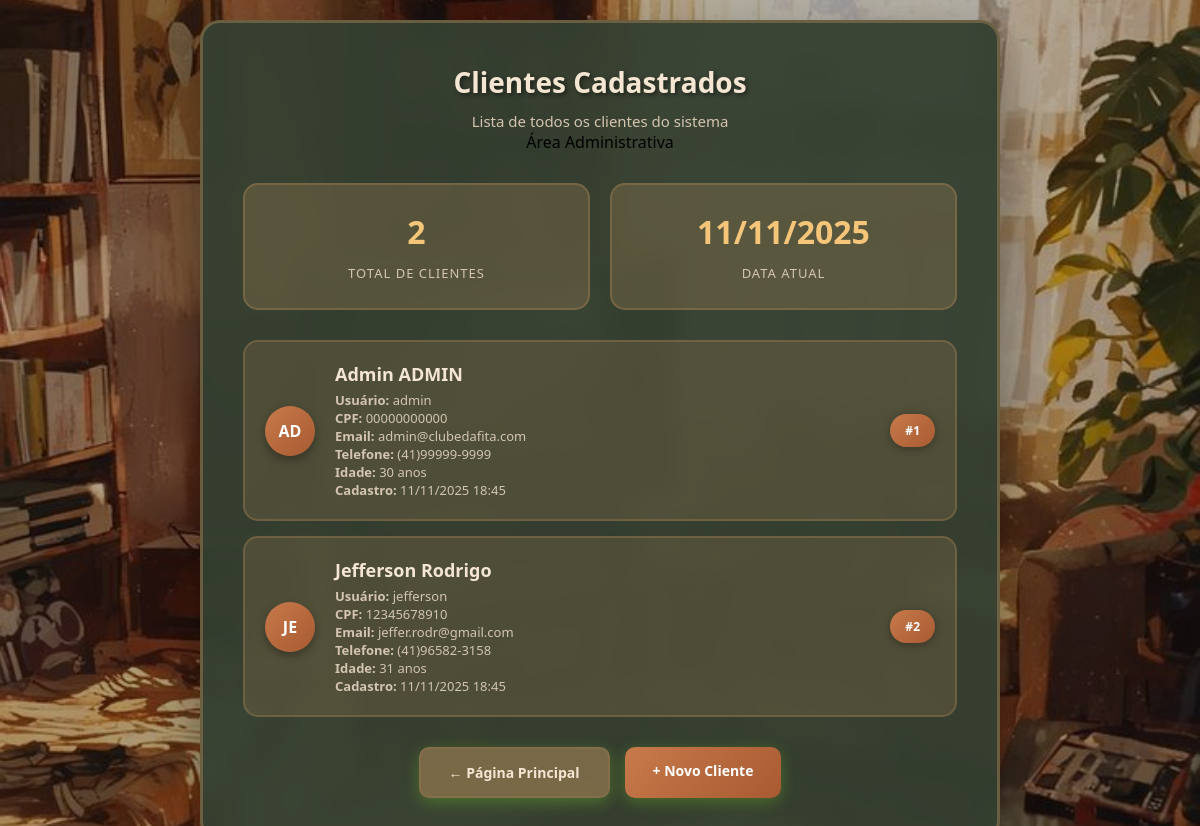
/pages/index.php?page=usuarios (signed in), run on the app's committed database.
### tables this page shows
CREATE TABLE IF NOT EXISTS cliente (
    id_cliente INT NOT NULL AUTO_INCREMENT,
    nome_cliente VARCHAR(50) NOT NULL,
    cpf_cliente CHAR(20) NOT NULL,
    idade_cliente TINYINT NOT NULL,
    telefone_cliente CHAR(20) NOT NULL,
    email_cliente VARCHAR(50) NOT NULL,
    username VARCHAR(50) NOT NULL,
    password VARCHAR(255) NOT NULL,
    is_admin BOOLEAN DEFAULT FALSE,
    data_cadastro TIMESTAMP DEFAULT CURRENT_TIMESTAMP,
    PRIMARY KEY (id_cliente),
    UNIQUE KEY cpf_cliente (cpf_cliente),
    UNIQUE KEY username (username)
 );

### pages/index.php (the view, shortened to what this page needs)
<?php
$page = $_GET['page'] ?? 'home';
$conn = include '../config/config.php';
$acesso_negado = false;
?>
<!DOCTYPE html>
<html lang="pt-br">
<head>
    <link rel="stylesheet" href="../css/index.css">
</head>
<body class="<?php echo $page; ?>">
    <?php if ($page === 'home'): ?>
        <div class="home-container">
            <h1>Clube da Fita</h1>
            <?php if (isset($_SESSION['usuario_logado'])): ?>
                <div class="usuario-info-box">
                    <p>Bem-vindo, <strong><?php echo htmlspecialchars($_SESSION['nome_cliente'] ?? $_SESSION['usuario_logado']); ?></strong>!</p>
                    <?php if ($_SESSION['is_admin']): ?>
                        <span class="badge-admin">ADMINISTRADOR</span>
                    <?php endif; ?>
                </div>
            <?php else: ?>
                <p>Bem-vindo! Escolha uma opção:</p>
            <?php endif; ?>
            <div class="buttons-container">
                <?php if (isset($_SESSION['usuario_logado'])): ?>
                    <a href="home.php" class="btn-link btn-destaque">
                        <span class="btn-icon">🎬</span>
                        Ir para Página Inicial
                    </a>
                <?php endif; ?>
                <?php if (!isset($_SESSION['usuario_logado'])): ?>
                    <a href="../pages/index.php?page=cadastro" class="btn-link">Fazer Cadastro</a>
                    <a href="../pages/index.php?page=login" class="btn-link">Fazer Login</a>
                <?php else: ?>
                    <?php if ($_SESSION['is_admin']): ?>
                        <a href="../pages/index.php?page=usuarios" class="btn-link">Ver Clientes</a>
                    <?php endif; ?>
                    <form method="POST" action="../pages/index.php?page=logout" style="width: 100%;">
                        <button type="submit" class="btn-link" style="width: 100%; border: none; cursor: pointer;">Sair</button>
                    </form>
                <?php endif; ?>
            </div>
            <div class="info-box">
                <p>Nós somos o clube da fita.</p>
                <p>Aqui você acha o filme que precisa e muito mais.</p>
            </div>
        </div>
    <?php elseif ($page === 'usuarios'): ?>
    <?php if ($acesso_negado): ?>
            <div class="home-container">
                <h1>Acesso Negado</h1>
                <div class="acesso-negado-box">
                    <p>🚫</p>
                    <p>Você não tem permissão para acessar esta página.</p>
                    <p>Apenas administradores podem visualizar a lista de clientes.</p>
                </div>
                <div class="buttons-container">
                    <a href="../pages/index.php" class="btn-link">← Voltar ao Início</a>
                    <?php if (!isset($_SESSION['usuario_logado'])): ?>
                        <a href="../pages/index.php?page=login" class="btn-link">Fazer Login</a>
                    <?php endif; ?>
                </div>
            </div>
        <?php else: ?>
            <div class="usuarios-container">
                <div class="usuarios-header">
                    <h1>Clientes Cadastrados</h1>
                    <p>Lista de todos os clientes do sistema</p>
                    <span class="badge-admin-header">Área Administrativa</span>
                </div>
                <?php
                $clientes_query = "SELECT * FROM cliente ORDER BY data_cadastro DESC";
                $clientes_result = $conn->query($clientes_query);
                if ($clientes_result->num_rows == 0): ?>
                    <div class="usuarios-vazio">
                        <p>Nenhum cliente cadastrado ainda.</p>
                        <a href="../pages/index.php?page=cadastro" class="btn-link">Fazer primeiro cadastro</a>
                    </div>
                <?php else: ?>
                    <div class="usuarios-stats">
                        <div class="stat-card">
                            <span class="stat-number"><?php echo $clientes_result->num_rows; ?></span>
                            <span class="stat-label">Total de Clientes</span>
                        </div>
                        <div class="stat-card">
                            <span class="stat-number"><?php echo date('d/m/Y'); ?></span>
                            <span class="stat-label">Data Atual</span>
                        </div>
                    </div>
                    <div class="usuarios-lista">
                        <?php
                        $index = 0;
                        while ($cliente = $clientes_result->fetch_assoc()):
                            $index++;
                        ?>
                            <div class="usuario-card cliente-card">
                                <div class="usuario-avatar">
                                    <?php echo strtoupper(substr($cliente['nome_cliente'], 0, 2)); ?>
                                </div>
                                <div class="usuario-info">
                                    <h3>
                                        <?php echo htmlspecialchars($cliente['nome_cliente']); ?>
                                        <?php if ($cliente['is_admin']): ?>
                                            <span class="badge-mini-admin">ADMIN</span>
                                        <?php endif; ?>
                                    </h3>
                                    <p><strong>Usuário:</strong> <?php echo htmlspecialchars($cliente['username']); ?></p>
                                    <p><strong>CPF:</strong> <?php echo htmlspecialchars($cliente['cpf_cliente']); ?></p>
                                    <p><strong>Email:</strong> <?php echo htmlspecialchars($cliente['email_cliente']); ?></p>
                                    <p><strong>Telefone:</strong> <?php echo htmlspecialchars($cliente['telefone_cliente']); ?></p>
                                    <p><strong>Idade:</strong> <?php echo $cliente['idade_cliente']; ?> anos</p>
                                    <?php if ($cliente['data_cadastro']): ?>
                                        <p><strong>Cadastro:</strong> <?php echo date('d/m/Y H:i', strtotime($cliente['data_cadastro'])); ?></p>
                                    <?php endif; ?>
                                </div>
                                <div class="usuario-badge">
                                    #<?php echo $index; ?>
                                </div>
                            </div>
                        <?php endwhile; ?>
                    </div>
                <?php endif; ?>
                <div class="usuarios-actions">
                    <a href="../pages/index.php" class="btn-voltar">← Página Principal</a>
                    <a href="../pages/index.php?page=cadastro" class="btn-cadastro-link">+ Novo Cliente</a>
                </div>
            </div>
        <?php endif; ?>
    <?php endif; ?>
</body>
</html>

### css/index.css (style rules this page uses)
* { margin: 0; padding: 0; box-sizing: border-box; }
body { font-family: 'Segoe UI', Tahoma, Geneva, Verdana, sans-serif; min-height: 100vh; display: flex; justify-content: center; align-items: center; padding: 20px; position: relative; overflow-x: hidden; background: url('img/download14.jpg') center/cover no-repeat fixed; }
body::before { content: ''; position: fixed; top: 0; left: 0; width: 100%; height: 100%; background: rgba(0, 0, 0, 0.3); pointer-events: none; z-index: 0; }
.home-container, .form-container, .usuarios-container { background: rgba(52, 64, 49, 0.95); border-radius: 20px; box-shadow: 0 25px 50px rgba(0, 0, 0, 0.4); backdrop-filter: blur(10px); border: 3px solid rgba(139, 116, 78, 0.6); animation: slideIn 0.8s ease-out; width: 100%; position: relative; z-index: 1; }
.usuarios-container { max-width: 800px; padding: 40px; }
.usuarios-header { text-align: center; margin-bottom: 30px; }
.usuarios-header h1 { font-size: 28px; font-weight: 700; color: #f5e6d3; margin-bottom: 10px; text-shadow: 2px 2px 4px rgba(0, 0, 0, 0.5); }
.usuarios-header p { color: #d4c5b0; font-size: 15px; }
.usuarios-stats { display: grid; grid-template-columns: repeat(auto-fit, minmax(200px, 1fr)); gap: 20px; margin-bottom: 30px; }
.stat-card { background: rgba(139, 116, 78, 0.4); padding: 25px; border-radius: 15px; text-align: center; border: 2px solid rgba(139, 116, 78, 0.6); }
.stat-number { display: block; font-size: 32px; font-weight: 700; color: #f5c57a; margin-bottom: 8px; }
.stat-label { font-size: 13px; color: #d4c5b0; text-transform: uppercase; letter-spacing: 1px; }
.usuarios-lista { display: flex; flex-direction: column; gap: 15px; margin-bottom: 30px; }
.usuario-card { display: flex; align-items: center; background: rgba(139, 116, 78, 0.3); padding: 20px; border-radius: 15px; border: 2px solid rgba(139, 116, 78, 0.5); transition: all 0.3s ease; }
.usuario-avatar { width: 50px; height: 50px; background: linear-gradient(135deg, #c77a4a, #a85a32); border-radius: 50%; display: flex; align-items: center; justify-content: center; color: white; font-weight: 700; font-size: 16px; margin-right: 20px; box-shadow: 0 4px 10px rgba(0, 0, 0, 0.3); }
.usuario-info { flex: 1; }
.usuario-info h3 { color: #f5e6d3; font-size: 18px; margin-bottom: 5px; }
.usuario-info p { color: #d4c5b0; font-size: 13px; }
.usuario-badge { background: linear-gradient(135deg, #c77a4a, #a85a32); color: white; padding: 8px 15px; border-radius: 20px; font-weight: 600; font-size: 12px; box-shadow: 0 2px 8px rgba(0, 0, 0, 0.3); }
.usuarios-actions { display: flex; gap: 15px; justify-content: center; flex-wrap: wrap; }
.btn-voltar, .btn-cadastro-link { padding: 14px 28px; border-radius: 10px; text-decoration: none; font-weight: 600; font-size: 14px; transition: all 0.3s ease; box-shadow: 0 4px 15px rgba(124, 223, 38, 0.3); }
.btn-voltar { background: rgba(139, 116, 78, 0.8); color: #f5e6d3; border: 2px solid rgba(139, 116, 78, 0.6); }
.btn-cadastro-link { background: linear-gradient(135deg, #c77a4a, #a85a32); color: white; }

### data on the page
cliente: nome_cliente "AD", nome_cliente "Admin", is_admin "ADMIN", username "admin", cpf_cliente "00000000000", email_cliente "admin@clubedafita.com", telefone_cliente "(41)99999-9999", idade_cliente "30", data_cadastro "11/11/2025 18:45"
cliente: nome_cliente "JE", nome_cliente "Jefferson Rodrigo", username "jefferson", cpf_cliente "12345678910", email_cliente "jeffer.rodr@gmail.com", telefone_cliente "(41)96582-3158", idade_cliente "31", data_cadastro "11/11/2025 18:45"

### other printed values
$clientes_result->num_rows "2"
